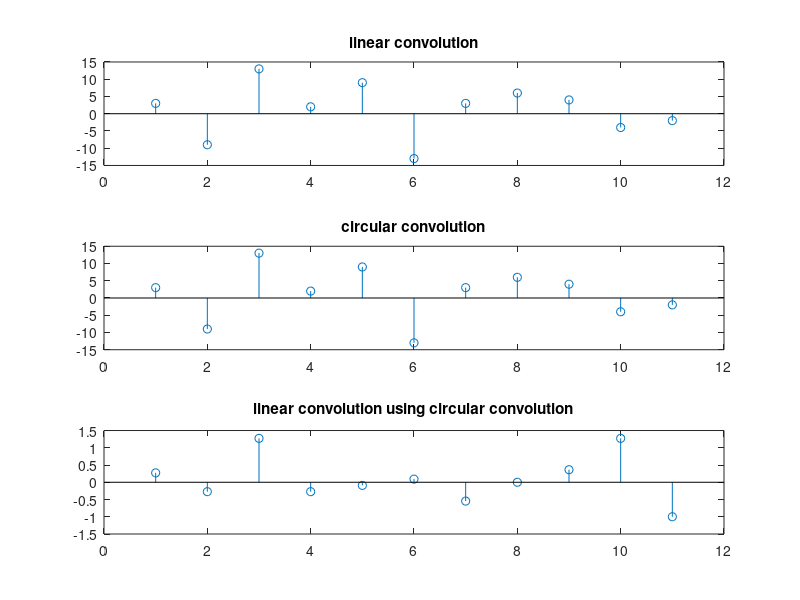

Reproduce this figure in MATLAB.
clc;
clear all;
close all;
g=[1 -3 4 2 0 -2]
h=[3 0 1 -1 2 1]
clin=conv(g,h);
ccirc=cconv(g,h,11);
g1=[g zeros(1,11-length(g))];
h1=[h zeros(1,11-length(h))];
clin2= ifft(ifft(g1).*fft(h1));
subplot(3,1,1),stem(clin);
title('linear convolution');
subplot(3,1,2), stem(ccirc), title('circular convolution');
subplot(3,1,3), stem(clin2), title('linear convolution using circular convolution');
